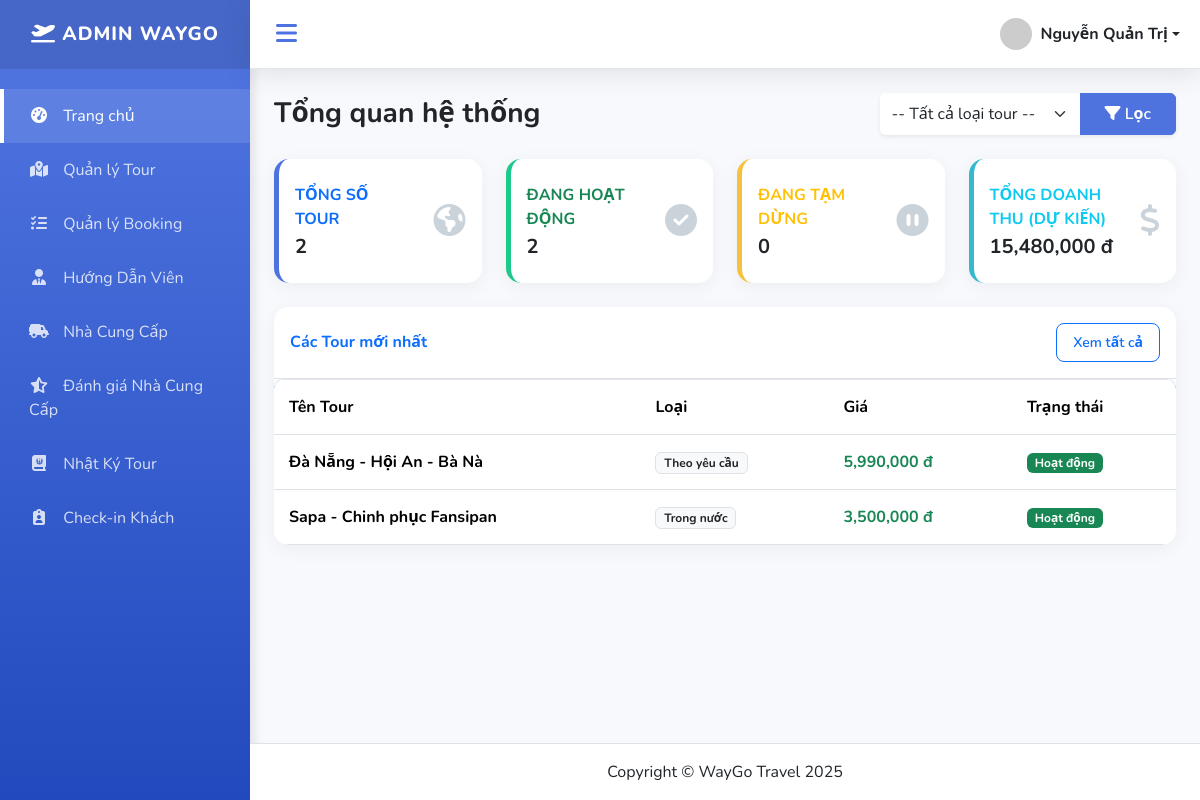
The app's page /index.php?action=dashboard (signed in) with its own data.
### tables this page shows
CREATE TABLE `tours` (
  `id` int NOT NULL,
  `ten_tour` varchar(255) NOT NULL,
  `loai_tour` enum('Trong nước','Quốc tế','Theo yêu cầu') NOT NULL,
  `dia_diem` varchar(255) NOT NULL,
  `thoi_gian` varchar(100) DEFAULT NULL,
  `gia_tour` decimal(12,2) DEFAULT NULL,
  `mo_ta` text,
  `ngay_khoi_hanh` date DEFAULT NULL,
  `phuong_tien` varchar(100) DEFAULT NULL,
  `so_nguoi_toi_da` int DEFAULT NULL,
  `status` enum('Hoạt động','Đang tạm dừng','Hủy') DEFAULT 'Hoạt động'
);

### controllers/DashboardController.php (called while the page is built, shortened)
<?php
require_once PATH_MODEL . "TourModel.php";
require_once PATH_MODEL . "BookingModel.php";
class DashboardController {
    private $tourModel;
    private $bookingModel;
    public function __construct() {
        $this->tourModel = new TourModel();
        $this->bookingModel = new BookingModel();
    }
    public function index() {
        $tours = $this->tourModel->getAllTours();
        $stats = [
            'total' => count($tours),
            'active' => 0,
            'paused' => 0,
            'cancelled' => 0
        ];
        foreach ($tours as $t) {
            $t = (array)$t;
            if ($t['status'] == 'Hoạt động') $stats['active']++;
            elseif ($t['status'] == 'Đang tạm dừng') $stats['paused']++;
            elseif ($t['status'] == 'Hủy') $stats['cancelled']++;
        }
        $bookings = $this->bookingModel->getAllBookings();
        $totalRevenue = 0;
        foreach($bookings as $b) {
            $totalRevenue += $b['tong_tien'];
        }
        include PATH_VIEW . 'admin/dashboard.php';
    }
}

### index.php (called while the page is built, shortened)
<?php
require_once './routes/index.php';

### models/BaseModel.php (called while the page is built, shortened)
<?php
class BaseModel
{
    public function __construct()
    {
        $dsn = sprintf('mysql:host=%s;port=%s;dbname=%s;charset=utf8', DB_HOST, DB_PORT, DB_NAME);
        try {
            $this->pdo = new PDO($dsn, DB_USERNAME, DB_PASSWORD, DB_OPTIONS);
        } catch (PDOException $e) {
            die("Kết nối cơ sở dữ liệu thất bại: {$e->getMessage()}. Vui lòng thử lại sau.");
        }
    }
}

### models/TourModel.php (called while the page is built, shortened)
<?php
class TourModel extends BaseModel {
    public function getAllTours($keyword = null, $loai_tour = null) {
    $sql = "SELECT t.*,
            (SELECT image_path FROM tour_images WHERE tour_id = t.id LIMIT 1) AS image_path
            FROM tours t
            WHERE 1=1";
    $params = [];
    $sql .= " ORDER BY t.id DESC";
    $stmt = $this->pdo->prepare($sql);
    $stmt->execute($params);
    return $stmt->fetchAll(PDO::FETCH_OBJ);
}
}
?>

### models/BookingModel.php (called while the page is built, shortened)
<?php
require_once "BaseModel.php";
class BookingModel extends BaseModel
{
    public function getAllBookings($status = null) {
        $sql = "SELECT b.*, t.ten_tour, h.ho_ten AS hdv_name,
                COALESCE(b.ngay_khoi_hanh, t.ngay_khoi_hanh) as hien_thi_ngay,
                (SELECT image_path FROM tour_images WHERE tour_id = t.id LIMIT 1) as tour_image
                FROM bookings b
                LEFT JOIN tours t ON b.tour_id = t.id
                LEFT JOIN huong_dan_viens h ON b.hdv_id = h.id
                WHERE 1=1";
        $sql .= " ORDER BY b.created_at DESC";
        return $this->pdo->query($sql)->fetchAll(PDO::FETCH_ASSOC);
    }
}
?>

### views/admin/dashboard.php (the view, shortened to what this page needs)
<?php include PATH_VIEW . 'layouts/header.php'; ?>
<div class="d-sm-flex align-items-center justify-content-between mb-4">
    <h1 class="h3 mb-0 text-gray-800 fw-bold">Tổng quan hệ thống</h1>
    <form class="d-flex shadow-sm bg-white rounded overflow-hidden" method="GET" action="index.php">
        <select name="tour_type" class="form-select border-0" style="width: 200px;" onchange="this.form.submit()">
            <option value="">-- Tất cả loại tour --</option>
        </select>
        <button class="btn btn-primary rounded-0 px-4"><i class="fa-solid fa-filter"></i> Lọc</button>
    </form>
</div>
<div class="row g-4 mb-4">
    <div class="col-xl-3 col-md-6">
        <div class="card card-modern card-border-left-primary h-100 py-2">
            <div class="card-body">
                <div class="row no-gutters align-items-center">
                    <div class="col mr-2">
                        <div class="text-xs fw-bold text-primary text-uppercase mb-1">
                            Tổng số Tour</div>
                        <div class="h5 mb-0 fw-bold text-gray-800"><?= $stats['total'] ?></div>
                    </div>
                    <div class="col-auto">
                        <i class="fa-solid fa-earth-americas fa-2x text-gray-300" style="color: #cbd3da;"></i>
                    </div>
                </div>
            </div>
        </div>
    </div>
    <div class="col-xl-3 col-md-6">
        <div class="card card-modern card-border-left-success h-100 py-2">
            <div class="card-body">
                <div class="row no-gutters align-items-center">
                    <div class="col mr-2">
                        <div class="text-xs fw-bold text-success text-uppercase mb-1">
                            Đang hoạt động</div>
                        <div class="h5 mb-0 fw-bold text-gray-800"><?= $stats['active'] ?></div>
                    </div>
                    <div class="col-auto">
                        <i class="fa-solid fa-check-circle fa-2x" style="color: #cbd3da;"></i>
                    </div>
                </div>
            </div>
        </div>
    </div>
    <div class="col-xl-3 col-md-6">
        <div class="card card-modern card-border-left-warning h-100 py-2">
            <div class="card-body">
                <div class="row no-gutters align-items-center">
                    <div class="col mr-2">
                        <div class="text-xs fw-bold text-warning text-uppercase mb-1">
                            Đang tạm dừng</div>
                        <div class="h5 mb-0 fw-bold text-gray-800"><?= $stats['paused'] ?></div>
                    </div>
                    <div class="col-auto">
                        <i class="fa-solid fa-pause-circle fa-2x" style="color: #cbd3da;"></i>
                    </div>
                </div>
            </div>
        </div>
    </div>
    <div class="col-xl-3 col-md-6">
        <div class="card card-modern card-border-left-info h-100 py-2">
            <div class="card-body">
                <div class="row no-gutters align-items-center">
                    <div class="col mr-2">
                        <div class="text-xs fw-bold text-info text-uppercase mb-1">
                            Tổng doanh thu (Dự kiến)</div>
                        <div class="h5 mb-0 fw-bold text-gray-800"><?= number_format($totalRevenue) ?> đ</div>
                    </div>
                    <div class="col-auto">
                        <i class="fa-solid fa-dollar-sign fa-2x" style="color: #cbd3da;"></i>
                    </div>
                </div>
            </div>
        </div>
    </div>
</div>
<div class="row">
    <div class="col-lg-12">
        <div class="card card-modern mb-4">
            <div class="card-header py-3 d-flex flex-row align-items-center justify-content-between bg-white border-bottom">
                <h6 class="m-0 fw-bold text-primary">Các Tour mới nhất</h6>
                <a href="index.php?action=tour_list" class="btn btn-sm btn-outline-primary">Xem tất cả</a>
            </div>
            <div class="card-body p-0">
                <div class="table-responsive">
                    <table class="table table-modern align-middle mb-0">
                        <thead>
                            <tr>
                                <th>Tên Tour</th>
                                <th>Loại</th>
                                <th>Giá</th>
                                <th>Trạng thái</th>
                            </tr>
                        </thead>
                        <tbody>
                            <?php
                            $count = 0;
                            foreach($tours as $t):
                                $t = (array)$t;
                            ?>
                            <tr>
                                <td class="fw-bold"><?= $t['ten_tour'] ?></td>
                                <td><span class="badge bg-light text-dark border"><?= $t['loai_tour'] ?></span></td>
                                <td class="text-success fw-bold"><?= number_format($t['gia_tour']) ?> đ</td>
                                <td>
                                    <?php if($t['status'] == 'Hoạt động'): ?>
                                        <span class="badge bg-success">Hoạt động</span>
                                    <?php elseif($t['status'] == 'Đang tạm dừng'): ?>
                                        <span class="badge bg-warning text-dark">Tạm dừng</span>
                                    <?php else: ?>
                                        <span class="badge bg-danger">Hủy</span>
                                    <?php endif; ?>
                                </td>
                            </tr>
                            <?php $count++; endforeach; ?>
                        </tbody>
                    </table>
                </div>
            </div>
        </div>
    </div>
</div>
<?php include PATH_VIEW . 'layouts/footer.php'; ?>

### assets/css/dashboard.css (style rules this page uses)
:root { --primary-color: #4e73df; --secondary-color: #858796; --success-color: #1cc88a; --info-color: #36b9cc; --warning-color: #f6c23e; --danger-color: #e74a3b; --dark-bg: #222e3c; --light-bg: #f8f9fc; --sidebar-width: 250px; --sidebar-collapsed-width: 70px; --transition-speed: 0.3s; }
body { background-color: var(--light-bg); font-family: 'Nunito', 'Segoe UI', sans-serif; overflow-x: hidden; }
.card-modern { border: none; border-radius: 15px; box-shadow: 0 4px 20px rgba(0, 0, 0, 0.05); transition: transform 0.3s ease; background: #fff; overflow: hidden; height: auto !important; min-height: 0; }
.card-border-left-primary { border-left: 5px solid var(--primary-color); }
.card-border-left-success { border-left: 5px solid var(--success-color); }
.card-border-left-warning { border-left: 5px solid var(--warning-color); }
.card-border-left-info { border-left: 5px solid var(--info-color); }
.table-modern { background: #fff; border-radius: 10px; overflow: hidden; box-shadow: 0 0 20px rgba(0,0,0,0.05); width: 100%; margin-bottom: 1rem; color: #212529; }
.table-modern thead { background-color: var(--primary-color); color: white; }
.table-modern th, .table-modern td { padding: 15px; vertical-align: middle; border-top: 1px solid #e3e6f0; }
.btn { border-radius: 8px; padding: 8px 16px; font-weight: 600; transition: all 0.3s; }
.btn-primary { background-color: var(--primary-color); border-color: var(--primary-color); }

### records on screen
tours: ten_tour "Đà Nẵng - Hội An - Bà Nà", loai_tour "Theo yêu cầu", gia_tour "5,990,000", status "Hoạt động"
tours: ten_tour "Sapa - Chinh phục Fansipan", loai_tour "Trong nước", gia_tour "3,500,000", status "Hoạt động"

### other values on screen
$_SESSION['user_name'] "Nguyễn Quản Trị"
$stats['total'] "2"
$stats['active'] "2"
$stats['paused'] "0"
$totalRevenue "15,480,000"
